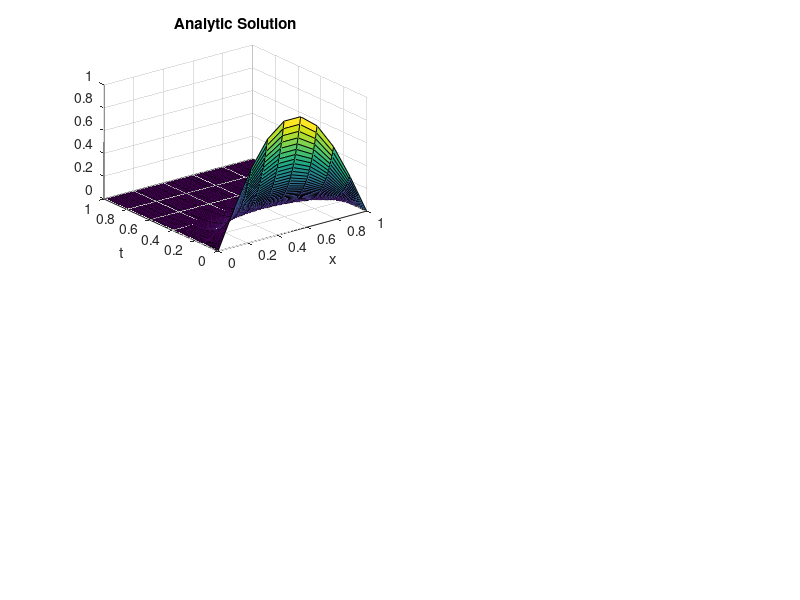

Source code (MATLAB): (Note: this script raises an error after producing the figure.)

%initialize matrix with initial and boundary values
M = 135;  %number of nodes on time
N = 10;  %number of nodes on space
u = zeros(M, N);
dx = 1 / (N-1);
dt = 1 / (M-1);

%analytic solution
x = 0 : dx : 1;
t = 0 : dt : 1;
uExact = zeros(M, N);
for i = 1 : M
    for j = 1 : N
        uExact(i, j) = sin(pi * x(j)) * exp(-pi^2*t(i));
    end
end
figure('Position', [300 100 900 600])
subplot(2,2,1)
surf(x, t, uExact)
title('Analytic Solution')
xlabel('x')
ylabel('t')

%initial values
for i = 0 : N-1
    u(1, i+1) = sin(pi * i * dx);
end

%calculate with all 3 methods and plot
uExplicit = Explicit1D(u, M, N, dt, dx); %Note the problem with r <= 1/2
subplot(2,2,2)
surf(x, t, uExplicit)
title('Explicit Method')
xlabel('x')
ylabel('t')

uImplicit = Implicit1D(u, M, N, dt, dx);
subplot(2,2,3)
surf(x, t, uImplicit)
title('Implicit Method')
xlabel('x')
ylabel('t')

uCN = CN1D(u, M, N, dt, dx);
subplot(2,2,4)
surf(x, t, uCN)
title('Crank-Nicolson')
xlabel('x')
ylabel('t')